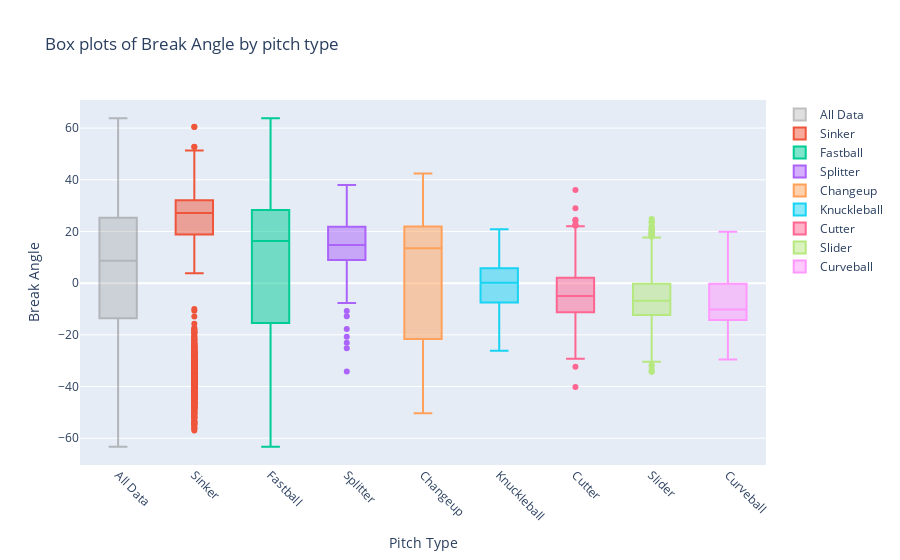

Write notebook code for a chart like this one.
### Markdown cell above
Comparing break angle: we find more variability in relation to the overall data with the: Knuckelball, Cutter, Slider, Curveball, Knuckle-Curve. The median of the first 5 derive less from the overall data median. This shows that the Break Angle strongly varies according to the pitch

### Code cell
# get median end_speed 
median_speed = df.groupby('pitch_type')['break_angle'].median()

sorted_pitch_types = median_speed.sort_values(ascending = False).index

box_plots = []

# ADD BOXPLOT FOR ALL DATA
box_plots.append(
  go.Box(
    y = df['break_angle'],
    name = 'All Data',
    boxpoints = 'outliers',
    marker = dict(color = 'grey'),
    opacity = 0.5
  )
)
    
for pitch_type in sorted_pitch_types:
  box_plots.append(
    go.Box(
      y = df[df['pitch_type'] == pitch_type]['break_angle'],
      name = pitch_type,
      boxpoints = 'outliers',
      #jitter = 0.3,
      #pointpos = -1.8
    )
)
 
fig = go.Figure(data = box_plots)

fig.update_layout(
  title = "Box plots of Break Angle by pitch type",
  xaxis_title = "Pitch Type",
  yaxis_title = "Break Angle",
  xaxis = dict(tickangle = 45),
  #boxmode = "group"
)

fig.show()

### Figure 1 — Plotly figure (JSON) as saved in the notebook; plotly's stock layout.template omitted (floating-point values rounded to 4 significant figures; data arrays with more than 128 entries replaced by an {"elided": "..."} marker saying what was removed)
{"data": [{"boxpoints": "outliers", "marker": {"color": "grey"}, "name": "All Data", "opacity": 0.5, "type": "box", "y": {"elided": "16239 float values"}}, {"boxpoints": "outliers", "name": "Sinker", "type": "box", "y": {"elided": "2179 float values"}}, {"boxpoints": "outliers", "name": "Fastball", "type": "box", "y": {"elided": "7861 float values"}}, {"boxpoints": "outliers", "name": "Splitter", "type": "box", "y": {"elided": "253 float values"}}, {"boxpoints": "outliers", "name": "Changeup", "type": "box", "y": {"elided": "1935 float values"}}, {"boxpoints": "outliers", "name": "Knuckleball", "type": "box", "y": [9.8, -7.9, 11.5, -2.9, -8.2, -2.5, -7.9, 5, -1.5, 0.1, 3.9, 5.8, 3.8, -5.5, -8.3, -7.5, 7.9, 1.1, 0.1, -10.8, -14.5, 11.4, -12.4, 4.8, -5.2, -26.2, 2.4, 0.3, 7.7, 0.4, -10.5, -7.5, -4.2, 6.4, 6.9, 1.8, -5.6, -11.2, 19.2, 13.6, 1.3, -2.7, -0.1, 2.4, -0.9, 8.7, 12.1, 5.9, -18.9, 20.9, -11, 5.6, -8.6, 1]}, {"boxpoints": "outliers", "name": "Cutter", "type": "box", "y": {"elided": "996 float values"}}, {"boxpoints": "outliers", "name": "Slider", "type": "box", "y": {"elided": "2065 float values"}}, {"boxpoints": "outliers", "name": "Curveball", "type": "box", "y": {"elided": "896 float values"}}], "layout": {"title": {"text": "Box plots of Break Angle by pitch type"}, "xaxis": {"tickangle": 45, "title": {"text": "Pitch Type"}}, "yaxis": {"title": {"text": "Break Angle"}}}}
